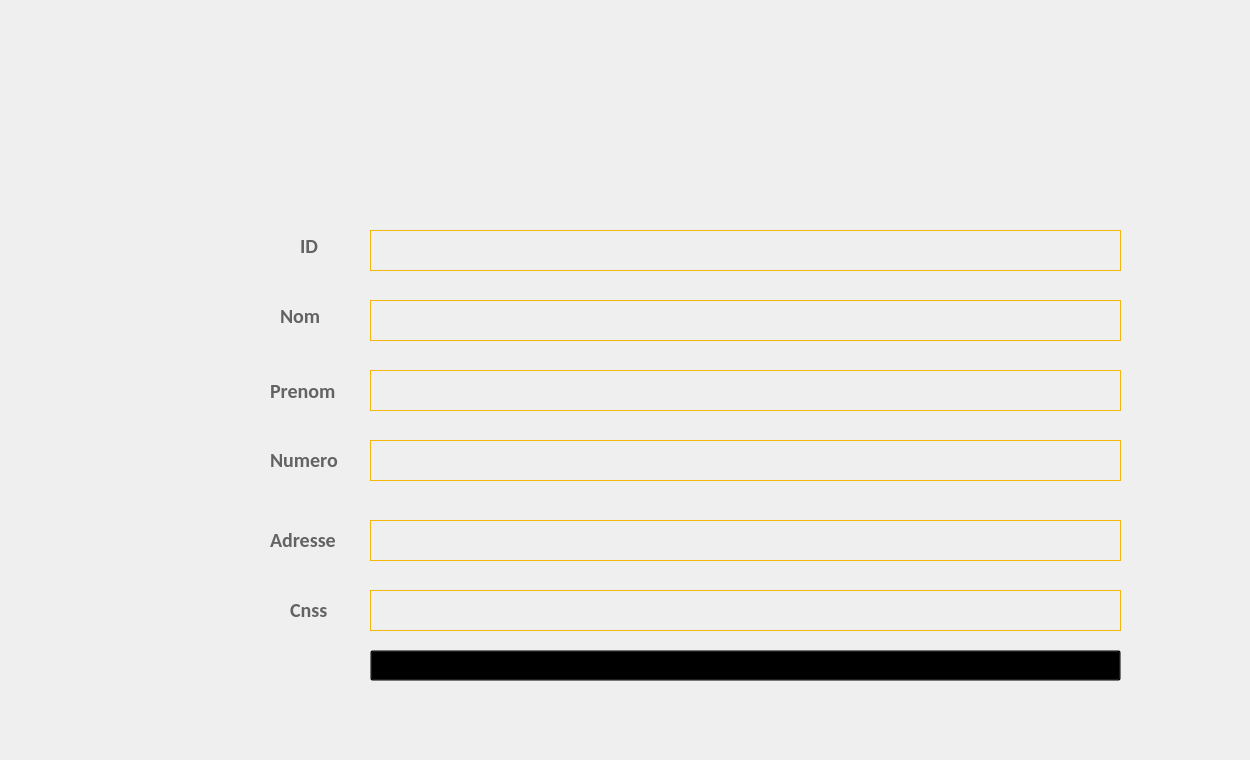
    <widget class="QWidget" name="page_14">
     <property name="styleSheet">
      <string notr="true">QLineEdit {
	line-height: 1;
    color: #000000;
    background-color: transparent;
    background-clip: padding-box;
	border: 1px solid #f4b60b;
    font-weight: 400;
	font-size: 16px;
    padding: 0.875rem 1.375rem;
}


QLineEdit:hover { 
	border: 1px solid #000000;
}

</string>
     </property>
     <widget class="QLabel" name="label_38">
      <property name="geometry">
       <rect>
        <x>280</x>
        <y>300</y>
        <width>111</width>
        <height>31</height>
       </rect>
      </property>
      <property name="font">
       <font>
        <family>Calibri</family>
        <pointsize>15</pointsize>
        <weight>75</weight>
        <bold>true</bold>
       </font>
      </property>
      <property name="styleSheet">
       <string notr="true">color :#636363;</string>
      </property>
      <property name="text">
       <string>Nom</string>
      </property>
     </widget>
     <widget class="QLabel" name="label_41">
      <property name="geometry">
       <rect>
        <x>270</x>
        <y>370</y>
        <width>111</width>
        <height>41</height>
       </rect>
      </property>
      <property name="font">
       <font>
        <family>Calibri</family>
        <pointsize>15</pointsize>
        <weight>75</weight>
        <bold>true</bold>
       </font>
      </property>
      <property name="styleSheet">
       <string notr="true">color :#636363;</string>
      </property>
      <property name="text">
       <string>Prenom</string>
      </property>
     </widget>
     <widget class="QLabel" name="label_43">
      <property name="geometry">
       <rect>
        <x>270</x>
        <y>530</y>
        <width>111</width>
        <height>20</height>
       </rect>
      </property>
      <property name="font">
       <font>
        <family>Calibri</family>
        <pointsize>15</pointsize>
        <weight>75</weight>
        <bold>true</bold>
       </font>
      </property>
      <property name="styleSheet">
       <string notr="true">color :#636363;</string>
      </property>
      <property name="text">
       <string>Adresse</string>
      </property>
     </widget>
     <widget class="QLabel" name="label_48">
      <property name="geometry">
       <rect>
        <x>290</x>
        <y>600</y>
        <width>111</width>
        <height>20</height>
       </rect>
      </property>
      <property name="font">
       <font>
        <family>Calibri</family>
        <pointsize>15</pointsize>
        <weight>75</weight>
        <bold>true</bold>
       </font>
      </property>
      <property name="styleSheet">
       <string notr="true">color :#636363;</string>
      </property>
      <property name="text">
       <string>Cnss</string>
      </property>
     </widget>
     <widget class="QLabel" name="label_77">
      <property name="geometry">
       <rect>
        <x>270</x>
        <y>450</y>
        <width>111</width>
        <height>20</height>
       </rect>
      </property>
      <property name="font">
       <font>
        <family>Calibri</family>
        <pointsize>15</pointsize>
        <weight>75</weight>
        <bold>true</bold>
       </font>
      </property>
      <property name="styleSheet">
       <string notr="true">color :#636363;</string>
      </property>
      <property name="text">
       <string>Numero</string>
      </property>
     </widget>
     <widget class="QLabel" name="label_79">
      <property name="geometry">
       <rect>
        <x>300</x>
        <y>230</y>
        <width>111</width>
        <height>31</height>
       </rect>
      </property>
      <property name="font">
       <font>
        <family>Calibri</family>
        <pointsize>15</pointsize>
        <weight>75</weight>
        <bold>true</bold>
       </font>
      </property>
      <property name="styleSheet">
       <string notr="true">color: rgb(99, 99, 99);</string>
      </property>
      <property name="text">
       <string>ID</string>
      </property>
     </widget>
     <widget class="QPushButton" name="ajoutemploy">
      <property name="geometry">
       <rect>
        <x>370</x>
        <y>650</y>
        <width>751</width>
        <height>31</height>
       </rect>
      </property>
      <property name="styleSheet">
       <string notr="true">QPushButton {background-color: transparent;}</string>
      </property>
      <property name="text">
       <string>Valider</string>
      </property>
     </widget>
     <widget class="QLineEdit" name="lineEdit_nom">
      <property name="geometry">
       <rect>
        <x>370</x>
        <y>300</y>
        <width>751</width>
        <height>41</height>
       </rect>
      </property>
      <property name="styleSheet">
       <string notr="true"/>
      </property>
     </widget>
     <widget class="QLineEdit" name="lineEdit_prenom">
      <property name="geometry">
       <rect>
        <x>370</x>
        <y>370</y>
        <width>751</width>
        <height>41</height>
       </rect>
      </property>
      <property name="styleSheet">
       <string notr="true"/>
      </property>
     </widget>
     <widget class="QLineEdit" name="lineEdit_adresse">
      <property name="geometry">
       <rect>
        <x>370</x>
        <y>520</y>
        <width>751</width>
        <height>41</height>
       </rect>
      </property>
      <property name="styleSheet">
       <string notr="true"/>
      </property>
     </widget>
     <widget class="QLineEdit" name="lineEdit_id">
      <property name="geometry">
       <rect>
        <x>370</x>
        <y>230</y>
        <width>751</width>
        <height>41</height>
       </rect>
      </property>
      <property name="styleSheet">
       <string notr="true"/>
      </property>
     </widget>
     <widget class="QLineEdit" name="lineEdit_num">
      <property name="geometry">
       <rect>
        <x>370</x>
        <y>440</y>
        <width>751</width>
        <height>41</height>
       </rect>
      </property>
      <property name="styleSheet">
       <string notr="true"/>
      </property>
     </widget>
     <widget class="QLineEdit" name="lineEdit_cnss">
      <property name="geometry">
       <rect>
        <x>370</x>
        <y>590</y>
        <width>751</width>
        <height>41</height>
       </rect>
      </property>
      <property name="styleSheet">
       <string notr="true"/>
      </property>
     </widget>
     <widget class="QPushButton" name="aa">
      <property name="geometry">
       <rect>
        <x>360</x>
        <y>130</y>
        <width>191</width>
        <height>51</height>
       </rect>
      </property>
      <property name="styleSheet">
       <string notr="true"> background-color: Transparent;
 border: none;</string>
      </property>
      <property name="text">
       <string/>
      </property>
     </widget>
     <widget class="QLabel" name="label_32">
      <property name="geometry">
       <rect>
        <x>0</x>
        <y>-10</y>
        <width>1241</width>
        <height>751</height>
       </rect>
      </property>
      <property name="text">
       <string/>
      </property>
      <property name="pixmap">
       <pixmap>../../Desktop/anglais/projet c++ design/employe.png</pixmap>
      </property>
      <property name="scaledContents">
       <bool>true</bool>
      </property>
     </widget>
     <widget class="QLabel" name="label_72">
      <property name="geometry">
       <rect>
        <x>300</x>
        <y>640</y>
        <width>41</width>
        <height>41</height>
       </rect>
      </property>
      <property name="text">
       <string/>
      </property>
      <property name="pixmap">
       <pixmap>../../Downloads/add-user-512.png</pixmap>
      </property>
      <property name="scaledContents">
       <bool>true</bool>
      </property>
     </widget>
     <zorder>label_32</zorder>
     <zorder>label_38</zorder>
     <zorder>label_41</zorder>
     <zorder>label_43</zorder>
     <zorder>label_48</zorder>
     <zorder>label_77</zorder>
     <zorder>label_79</zorder>
     <zorder>lineEdit_nom</zorder>
     <zorder>lineEdit_prenom</zorder>
     <zorder>lineEdit_adresse</zorder>
     <zorder>lineEdit_id</zorder>
     <zorder>lineEdit_num</zorder>
     <zorder>lineEdit_cnss</zorder>
     <zorder>aa</zorder>
     <zorder>label_72</zorder>
     <zorder>ajoutemploy</zorder>
    </widget>
